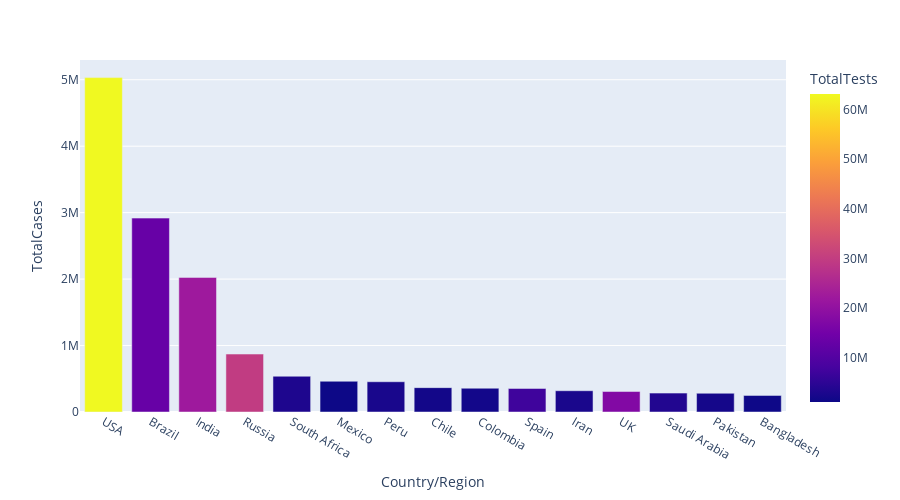

This figure's notebook cell:
### Code cell
px.bar(dataset1.head(15), x = 'Country/Region', y = 'TotalCases',
	color = 'TotalTests', height = 500, hover_data = ['Country/Region', 'Continent'])

### Figure 1 — Plotly figure (JSON) as saved in the notebook; plotly's stock layout.template omitted (floating-point values rounded to 4 significant figures)
{"data": [{"alignmentgroup": "True", "customdata": [["North America"], ["South America"], ["Asia"], ["Europe"], ["Africa"], ["North America"], ["South America"], ["South America"], ["South America"], ["Europe"], ["Asia"], ["Europe"], ["Asia"], ["Asia"], ["Asia"]], "hovertemplate": "Country/Region=%{x}<br>TotalCases=%{y}<br>Continent=%{customdata[0]}<br>TotalTests=%{marker.color}<extra></extra>", "legendgroup": "", "marker": {"color": [63139605, 13206188, 22149351, 29716907, 3149807, 1056915, 2493429, 1760615, 1801835, 7064329, 2612763, 17515234, 3635705, 2058872, 1225124], "coloraxis": "coloraxis", "pattern": {"shape": ""}}, "name": "", "offsetgroup": "", "orientation": "v", "showlegend": false, "textposition": "auto", "type": "bar", "x": ["USA", "Brazil", "India", "Russia", "South Africa", "Mexico", "Peru", "Chile", "Colombia", "Spain", "Iran", "UK", "Saudi Arabia", "Pakistan", "Bangladesh"], "xaxis": "x", "y": [5032179, 2917562, 2025409, 871894, 538184, 462690, 455409, 366671, 357710, 354530, 320117, 308134, 284226, 281863, 249651], "yaxis": "y"}], "layout": {"barmode": "relative", "coloraxis": {"colorbar": {"title": {"text": "TotalTests"}}, "colorscale": [[0, "#0d0887"], [0.1111, "#46039f"], [0.2222, "#7201a8"], [0.3333, "#9c179e"], [0.4444, "#bd3786"], [0.5556, "#d8576b"], [0.6667, "#ed7953"], [0.7778, "#fb9f3a"], [0.8889, "#fdca26"], [1, "#f0f921"]]}, "height": 500, "legend": {"tracegroupgap": 0}, "margin": {"t": 60}, "xaxis": {"anchor": "y", "domain": [0, 1], "title": {"text": "Country/Region"}}, "yaxis": {"anchor": "x", "domain": [0, 1], "title": {"text": "TotalCases"}}}}
